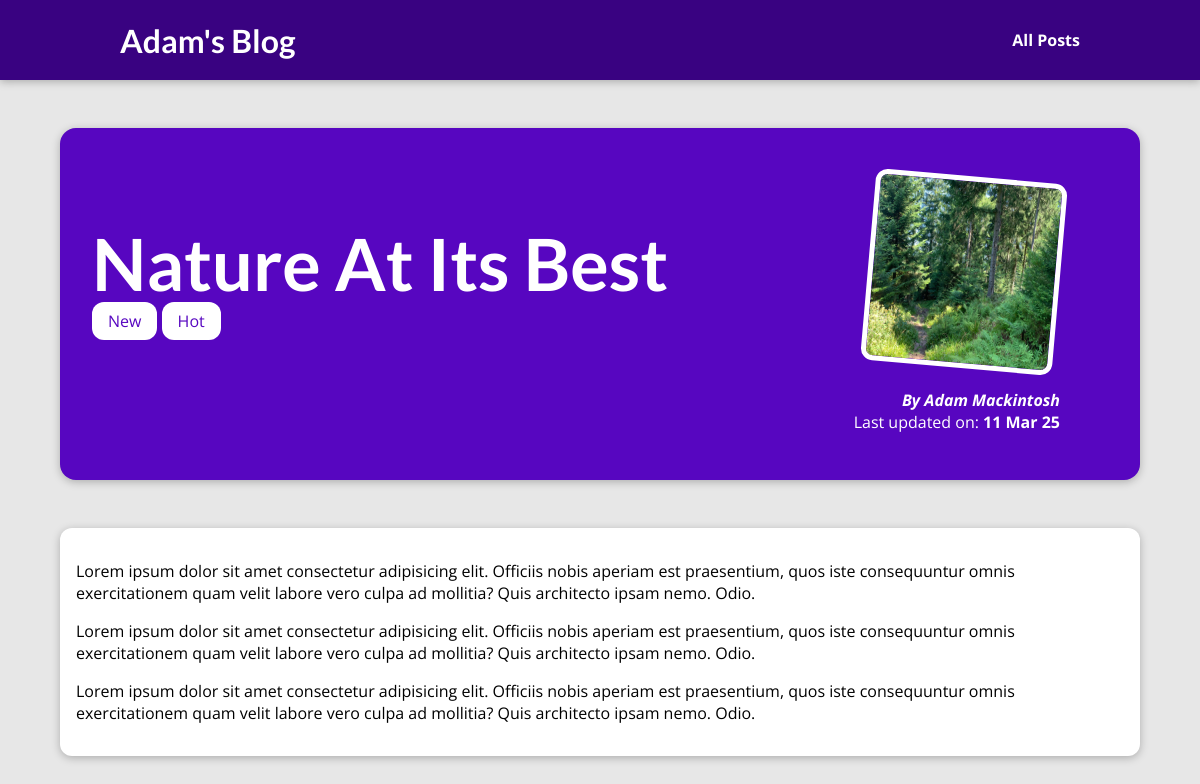
The page /posts/nature-at-its-best on the database its author committed.
### blog/models.py (models this page shows, shortened)
class Post(models.Model):
    title = models.CharField(max_length=150)
    excerpt = models.CharField(max_length=200)
    image = models.CharField(max_length=100)
    date = models.DateField(auto_now=True)
    slug = models.SlugField(unique=True, db_index=True)
    content = models.TextField(validators=[MinLengthValidator(10)])
    author = models.ForeignKey(Author, on_delete=models.SET_NULL, null=True, related_name='posts')
    tags = models.ManyToManyField(Tag)

class Tag(models.Model):
    caption = models.CharField(max_length=20)

class Author(models.Model):
    first_name = models.CharField(max_length=100)
    last_name = models.CharField(max_length=100)
    email_address = models.EmailField()
    def full_name(self):
        return f"{self.first_name} {self.last_name}"
    def __str__(self):
        return self.full_name()

### blog/views.py (the view)
# urls.py: path('posts/<slug:slug>', views.single_post, name='post-detail-page'),
def single_post(request, slug):
    identified_post = get_object_or_404(Post, slug=slug)
    return render(request, 'blog/post-detail.html', {
        'post': identified_post,
        'tags': identified_post.tags.all(),
    })

### blog/templates/blog/post-detail.html (shortened to what this page needs)
{% extends 'base.html' %}
{% load static %}
{% block css_files %}
    <link rel="stylesheet" href="{% static 'blog/post-detail.css' %}">
{% endblock %}
{% block content %}
    <section id="summary">
        <h2>{{ post.title }}</h2>
        <div>
            {% for tag in tags %}
                <span class="tag">{{ tag.caption }}</span>
            {% endfor %}
        </div>
        <article>
            <img src="{% static 'blog/images/'|add:post.image %}" alt="{{ post.title }}">
            <address>By <a href="mailto:{{post.author.email}}">{{ post.author }}</a></address>
            <div>
                Last updated on: <time>{{ post.date|date:'d M y' }}</time>
            </div>
        </article>
    </section>
    <main>
        {{ post.content|linebreaks }}
    </main>
{% endblock %}

### static/app.css (style rules this page uses)
* { box-sizing: border-box; }
html { font-family: 'Open Sans', 'Lato', sans-serif; }
body { margin: 0; }
h1, h2, h3 { font-family: 'Lato', sans-serif; font-weight: bold; }

### blog/static/blog/post-detail.css (style rules this page uses)
body { background-color: #e7e7e7; }
#summary { margin: 8rem auto 3rem auto; padding: 2rem; width: 90%; max-width: 90rem; border-radius: 16px; background-color: #5706c0; position: relative; box-shadow: 0 2px 8px rgba(0, 0, 0, 0.25); height: 22rem; }
#summary h2 { color: white; font-size: 4.5rem; margin-bottom: 0.25rem; }
#summary article { position: absolute; top: 2rem; right: 3rem; padding: 1rem 2rem; border-radius: 12px; text-align: right; color: white; }
#summary article img { width: 12rem; height: 12rem; border-radius: 12px; transform: rotateZ(5deg); border: 5px solid white; margin-bottom: 1rem; }
#summary address { font-weight: bold; }
#summary address a { color: white; text-decoration: none; }
#summary time { font-weight: bold; }
main { width: 90%; max-width: 90rem; margin: 3rem auto; background-color: white; padding: 1rem; border-radius: 12px; box-shadow: 0 2px 8px rgba(0, 0, 0, 0.25); }
.tag { background-color: white; color: #5706c0; padding: 0.5rem 1rem; border-radius: 12px; }

### rows shown on the page
Post: title "Nature At Its Best", image (picture), author "Adam Mackintosh", date "11 Mar 25", content "Lorem ipsum dolor sit amet consectetur adipisicing elit. Officiis nobis aperiam est praesentium, quos iste consequuntur omnis exercitationem quam velit labore vero culpa ad mollitia? Quis architecto ipsam nemo. Odio. Lorem ipsum dolor sit amet consectetur adipisicing elit. Officiis nobis aperiam est praesentium, quos iste consequuntur omnis exercitationem quam velit labore vero culpa ad mollitia? Quis architecto ipsam nemo. Odio. Lorem ipsum dolor sit amet consectetur adipisicing elit. Officiis nobis aperiam est praesentium, quos iste consequuntur omnis exercitationem quam velit labore vero culpa ad mollitia? Quis architecto ipsam nemo. Odio."
Tag: caption "New"
Tag: caption "Hot"
